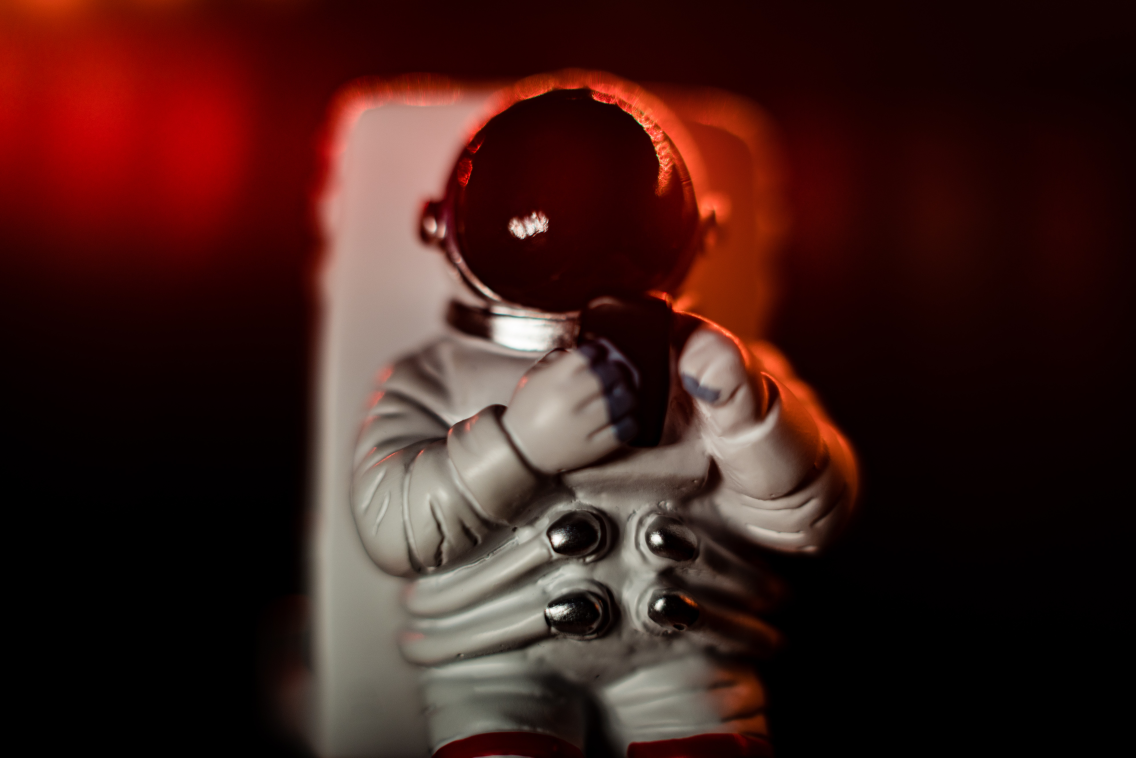
#> input picture astro.jpg, 7952 x 5304 px, found by its file name (shown at 1/7 size)
$ python images.py
#> lines starting #> are read from the running program, lines starting #| are printed output that depends on the picture
from PIL import Image,ImageFilter

# img = Image.open('D:/Image Processing In Python/Pokedex/pikachu.jpg')
# # print(img.format)
# # print(img.size)
# # print(img)
# # print(img.mode)
# filtered_img = img.filter(ImageFilter.BLUR)
# print(filtered_img)
# filtered_img.save("blur.png",'png') #save(filename,file format)
#
# smooth_img = img.filter(ImageFilter.SMOOTH)
# smooth_img.save("smooth.png","png")
#
# # img2 = Image.open('D:/Image Processing In Python/Pokedex/charmander.jpg')
#
# #Converting image formats
# Grey_img = img.convert('L') # L meang Grayscale
# Grey_img.save('grey.png','png')
# #Grey_img.show()
#
# #Rotatting image
# rotated_img = filtered_img.rotate(180)
# rotated_img.save('rotated.png','png')
#
# #Resizing Image
# new_size = (300,300)
# resized_img = filtered_img.resize(new_size)
# resized_img.save('resized.png','png')
#
# #Cropping Image
# box =(100,100,400,400)
# crop_img = filtered_img.crop(box)
# crop_img.save('cropped.png','png')

#Working on Astro.jpg Image
astro = Image.open('D:/Image Processing In Python/astro.jpg')
#> astro is the input picture: PIL image 7952x5304 RGB; mean R, G, B 62.1, 30.1, 26.1
print(astro.format)
#| JPEG

newbox = (400,200)
astro_resize = astro.resize(newbox)
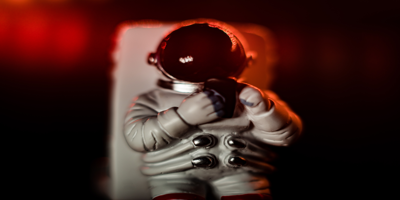
#> astro_resize: PIL image 400x200 RGB; mean R, G, B 62.1, 30.1, 26.1
astro_resize.save('thumbnail.jpg')

'''THUMBNAIL METHOD'''
astro.thumbnail(newbox)
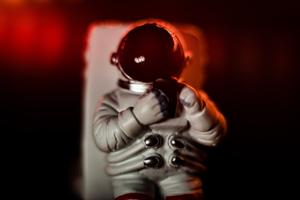
#> astro: PIL image 300x200 RGB; mean R, G, B 62.1, 30.1, 26.1
astro.save('newthumbnail.jpg')
